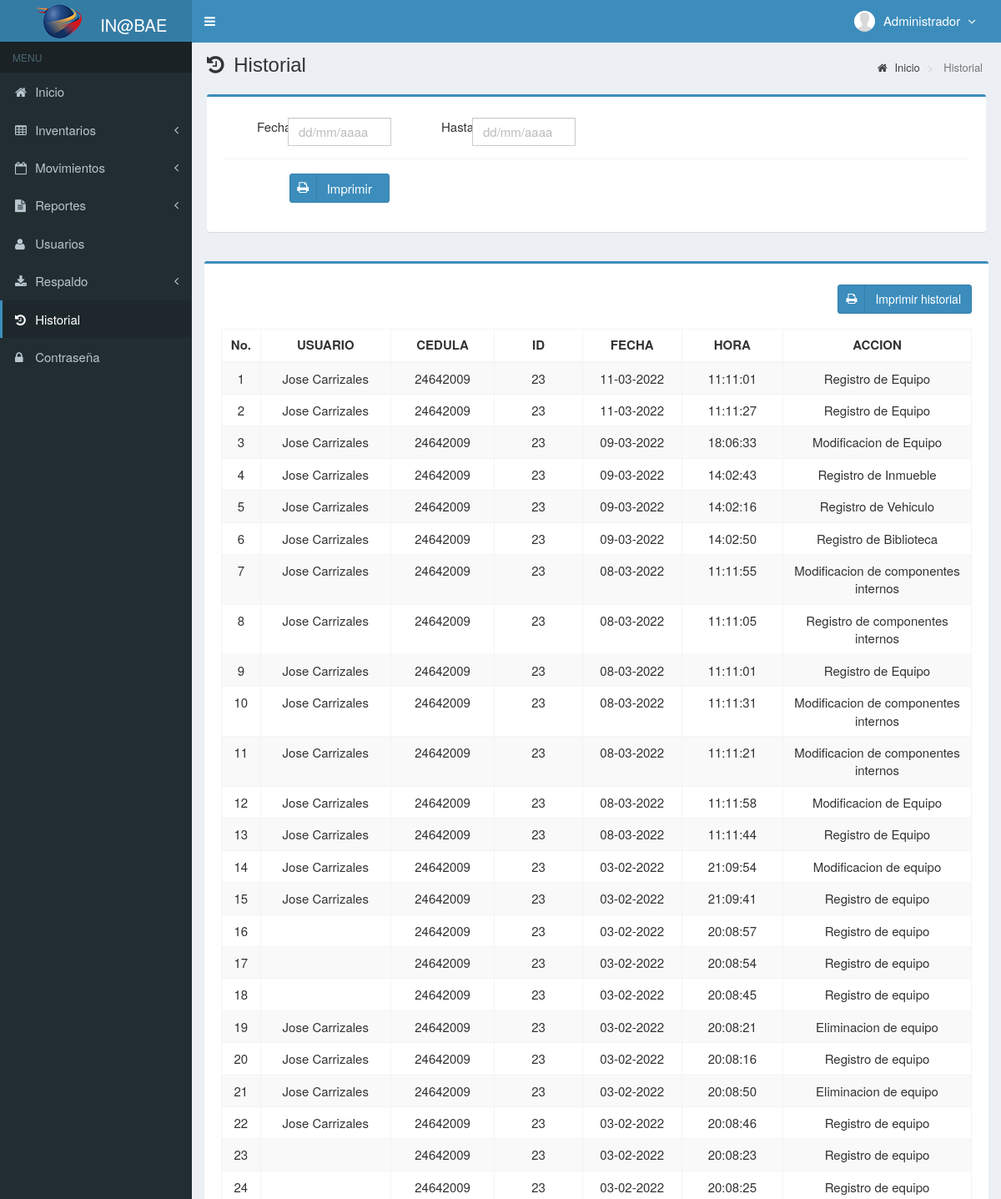
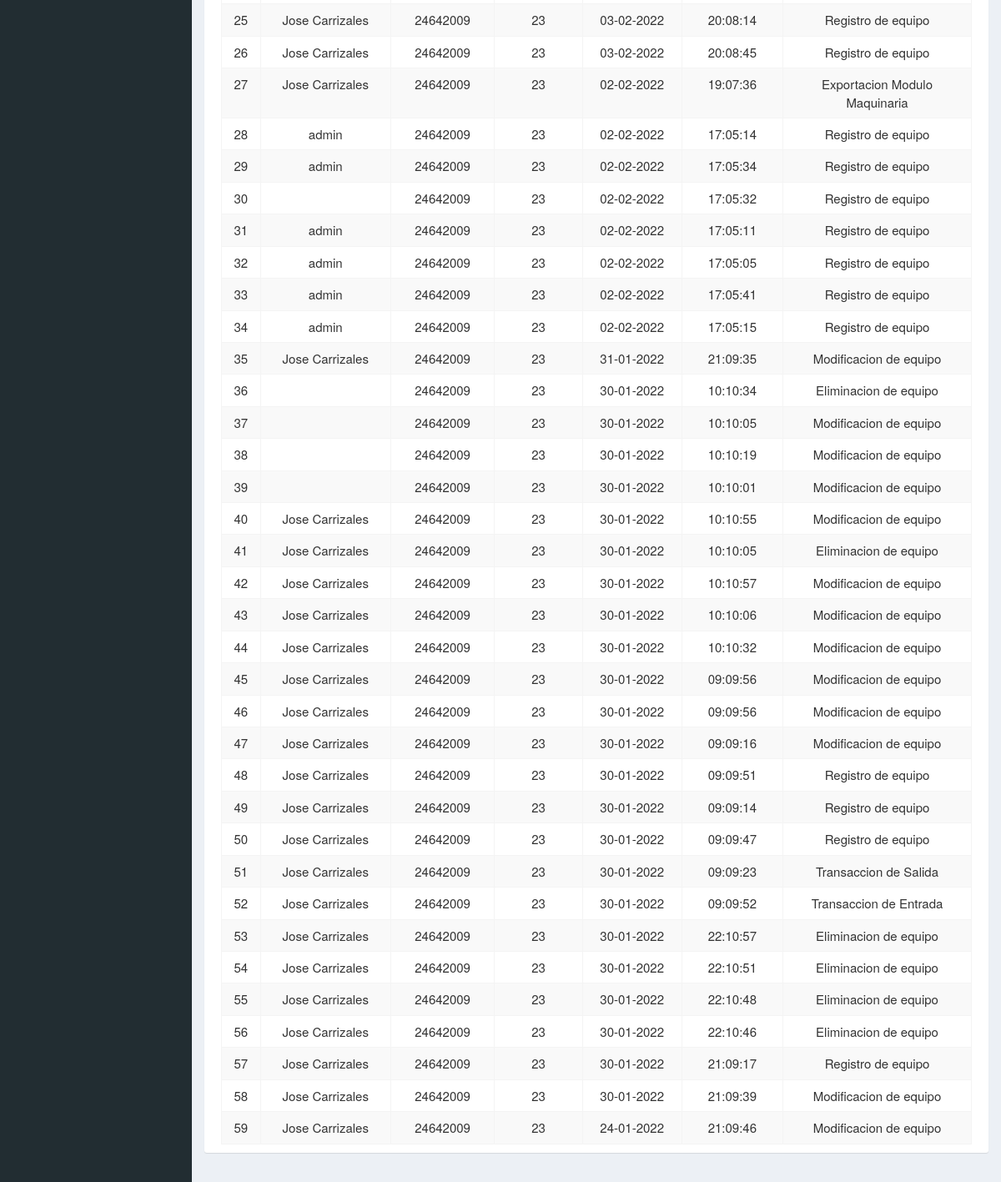
Page /main.php?module=history (signed in) on the earlier database version (2 pictures, top to bottom).
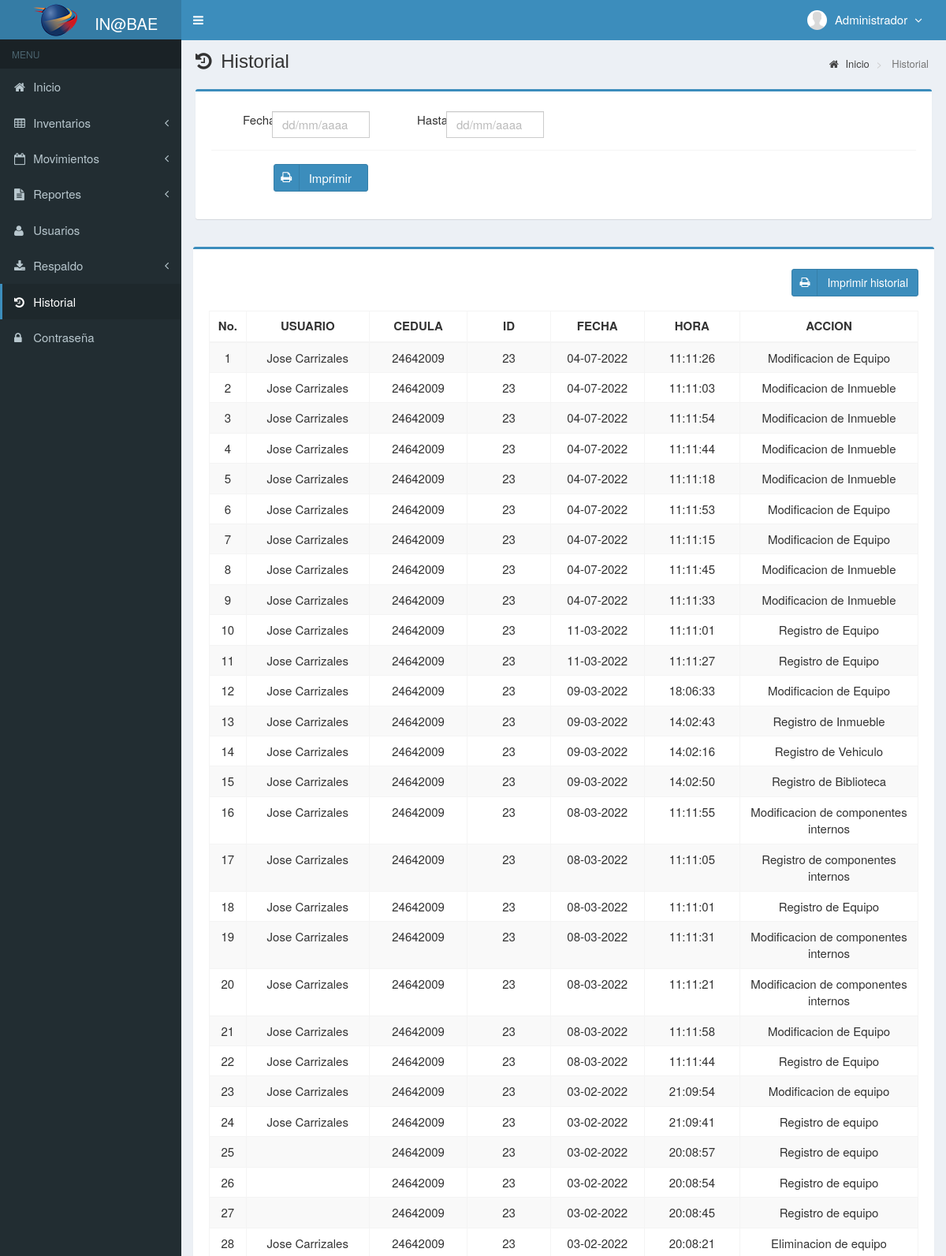
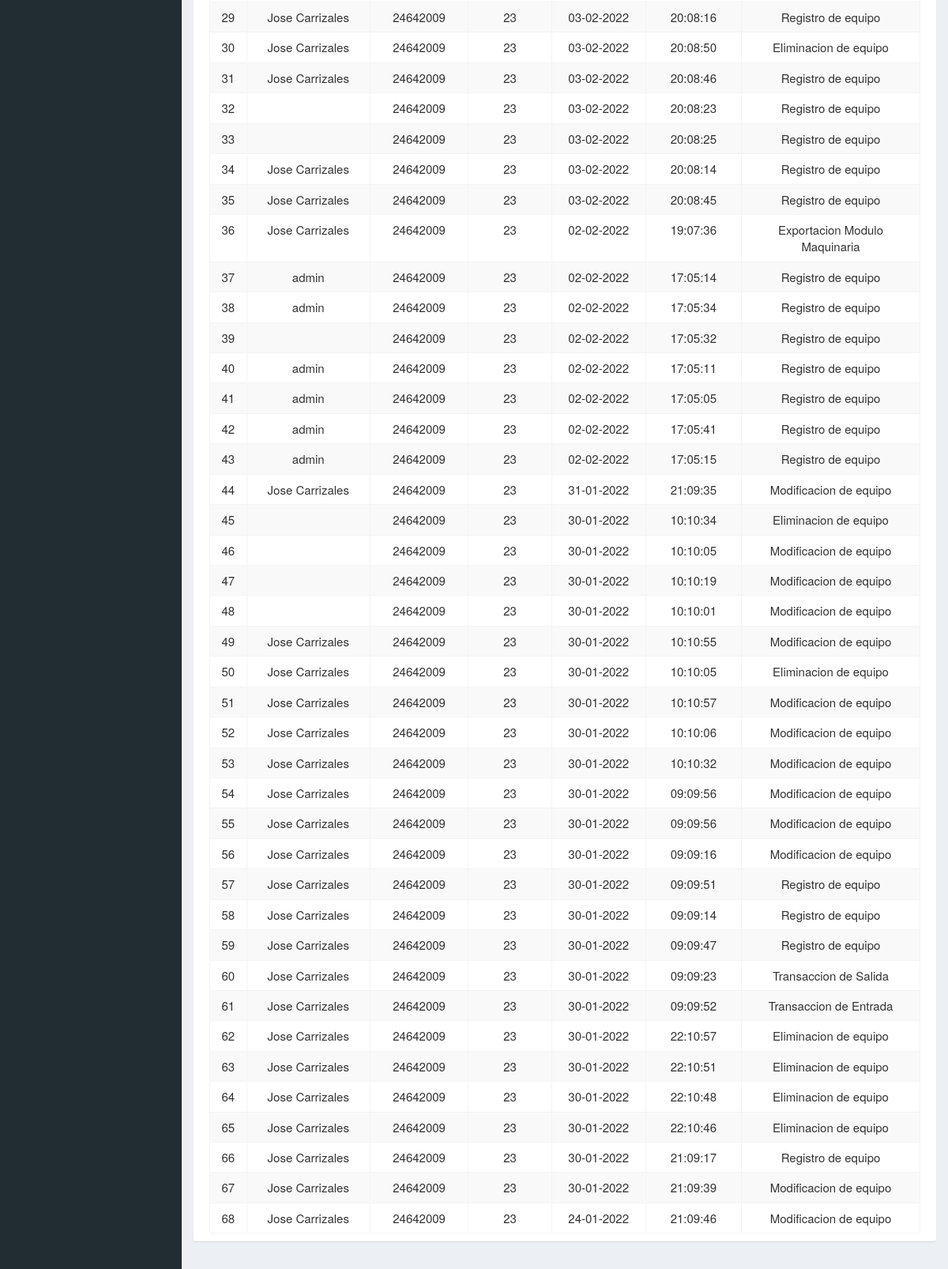
Same page on the later database version (2 pictures, top to bottom).
### tables this page shows
CREATE TABLE `history` (
  `nombre` varchar(50) NOT NULL,
  `cedula` varchar(30) NOT NULL,
  `permiso` varchar(50) NOT NULL,
  `accion` varchar(50) NOT NULL,
  `fecha` timestamp NOT NULL DEFAULT current_timestamp() ON UPDATE current_timestamp(),
  `hora` varchar(30) NOT NULL
);

### modules/history/view.php (the view, shortened to what this page needs)
<section class="content-header">
  <h1>
    <i class="fa fa-history icon-title"></i> Historial
  </h1>
  <ol class="breadcrumb">
    <li><a href="?module=start"><i class="fa fa-home"></i> Inicio </a></li>
    <li class="active"> Historial </li>
  </ol>
<br>
<link rel="stylesheet" type="text/css" href="datatables/datatables.min.css">
  <link rel="stylesheet" type="text/css" href="datatables/Datatables-10.10.20/css/dataTables.bootstrap4.min.css">
    <div class="box box-primary">
      <form role="form" class="form-horizontal" method="GET" action="modules/history/print_filter_history.php" target="_blank">
        <div class="box-body">
          <div class="form-group">
            <label style="margin-left:40px" class="col-sm-1">Fecha</label>
            <div class="col-sm-2">
              <input style="margin-left:-40px" type="text" class="form-control date-picker" data-date-format="dd-mm-yyyy" name="tgl_awal2" placeholder="dd/mm/aaaa" autocomplete="off" required>
            </div>
            <label style="margin-left:-10px" class="col-sm-1">Hasta</label>
            <div class="col-sm-2">
              <input style="margin-left:-40px" type="text" class="form-control date-picker" data-date-format="dd-mm-yyyy"  placeholder="dd/mm/aaaa" name="tgl_akhir2" autocomplete="off" required>
            </div>
          </div>
          <div class="box-footer">
            <div class="form-group">
              <div class="col-sm-offset-1">
                <button type="submit" class="btn btn-primary btn-social btn-submit" style="width: 120px;">
                  <i class="fa fa-print"></i> Imprimir
                </button>
              </div>
            </div>
          </div>
</section>
<section  class="content">
  <form name="formulario" method="post" action="modules/stock_inventory/print_filter.php">
  <div class="row">
    <div class="col-md-12">
      <div class="box box-primary" >
        <div class="box-body" id="contenido">
          <section>
            <a class="btn btn-primary btn-social pull-right" href="modules/history/print_history.php" style="height:35px;" target="_blank">
              <i class="fa fa-print"></i> Imprimir historial
            </a>
          </section>
          <table id="dataTables" class="table table-bordered table-striped table-hover" >
            <thead>
              <tr>
                <th class="center">No.</th>
                <th class="center">USUARIO</th>
                <th class="center">CEDULA</th>
                <th class="center">ID</th>
                <th class="center">FECHA</th>
                <th class="center">HORA</th>
                <th class="center">ACCION</th>
              </tr>
            </thead>
            <tbody>
            <?php
              require_once "config/database.php";
              $no = 1;
              $query = mysqli_query($mysqli, "SELECT nombre, cedula, permiso, accion, fecha, hora, permiso FROM history ORDER BY fecha DESC")
                        or die('Error: '.mysqli_error($mysqli));
              while ($data = mysqli_fetch_assoc($query)) {
                $originalDate = $data['fecha'];
                $fecha = date("d-m-Y", strtotime($originalDate));
                echo "<tr>
                <td width='50'  class='center'>$no</td>
                <td width='200' class='center'>$data[nombre]</td>
                <td width='150' class='center'>$_SESSION[cedula_user]</td>
                <td width='150' class='center'>$data[permiso]</td>
                <td width='150' class='center'>$fecha</td>
                <td width='150' class='center'>$data[hora]</td>
                <td width='300' class='center'>$data[accion]</td>
                    </tr>";
                $no++;
              }
            ?>
            </tbody>
          </table>
        </div>
       </div>
    </div>
  </div>
</section>
</div>

Differences in the rows shown:
added history: nombre "Jose Carrizales", permiso "23", fecha "04-07-2022", hora "11:11:26", accion "Modificacion de Equipo"
added history: nombre "Jose Carrizales", permiso "23", fecha "04-07-2022", hora "11:11:03", accion "Modificacion de Inmueble"
added history: nombre "Jose Carrizales", permiso "23", fecha "04-07-2022", hora "11:11:54", accion "Modificacion de Inmueble"
added history: nombre "Jose Carrizales", permiso "23", fecha "04-07-2022", hora "11:11:44", accion "Modificacion de Inmueble"
added history: nombre "Jose Carrizales", permiso "23", fecha "04-07-2022", hora "11:11:18", accion "Modificacion de Inmueble"
added history: nombre "Jose Carrizales", permiso "23", fecha "04-07-2022", hora "11:11:53", accion "Modificacion de Equipo"
added history: nombre "Jose Carrizales", permiso "23", fecha "04-07-2022", hora "11:11:15", accion "Modificacion de Equipo"
added history: nombre "Jose Carrizales", permiso "23", fecha "04-07-2022", hora "11:11:45", accion "Modificacion de Inmueble"
added history: nombre "Jose Carrizales", permiso "23", fecha "04-07-2022", hora "11:11:33", accion "Modificacion de Inmueble"
